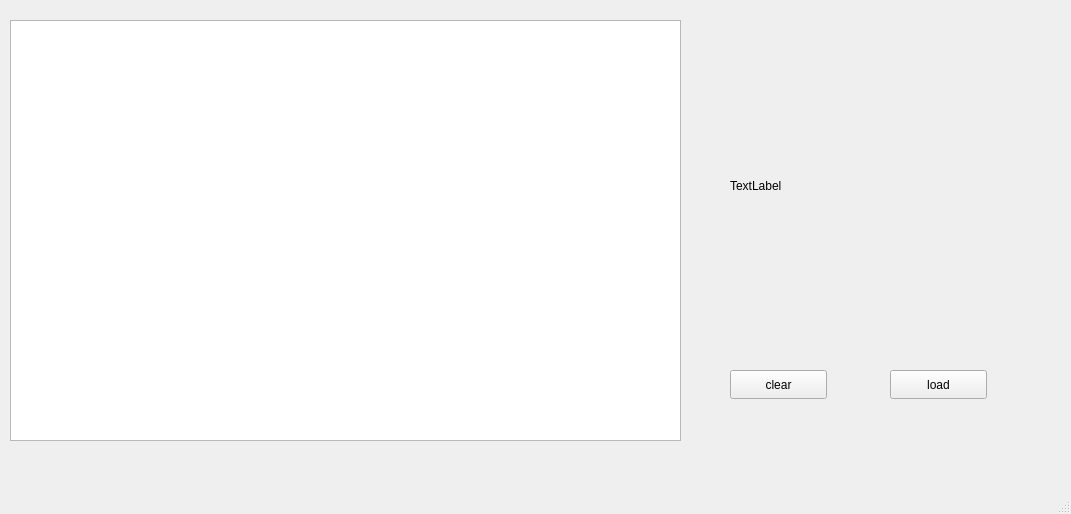
<?xml version="1.0" encoding="UTF-8"?>
<ui version="4.0">
 <class>MainWindow</class>
 <widget class="QMainWindow" name="MainWindow">
  <property name="geometry">
   <rect>
    <x>0</x>
    <y>0</y>
    <width>1071</width>
    <height>514</height>
   </rect>
  </property>
  <property name="windowTitle">
   <string>MainWindow</string>
  </property>
  <widget class="QWidget" name="centralwidget">
   <widget class="QTableWidget" name="table">
    <property name="geometry">
     <rect>
      <x>10</x>
      <y>20</y>
      <width>671</width>
      <height>421</height>
     </rect>
    </property>
   </widget>
   <widget class="QPushButton" name="clear_button">
    <property name="geometry">
     <rect>
      <x>730</x>
      <y>370</y>
      <width>97</width>
      <height>29</height>
     </rect>
    </property>
    <property name="text">
     <string>clear</string>
    </property>
   </widget>
   <widget class="QPushButton" name="load_button">
    <property name="geometry">
     <rect>
      <x>890</x>
      <y>370</y>
      <width>97</width>
      <height>29</height>
     </rect>
    </property>
    <property name="text">
     <string>load</string>
    </property>
   </widget>
   <widget class="QLabel" name="label">
    <property name="geometry">
     <rect>
      <x>730</x>
      <y>70</y>
      <width>281</width>
      <height>231</height>
     </rect>
    </property>
    <property name="text">
     <string>TextLabel</string>
    </property>
   </widget>
  </widget>
  <widget class="QMenuBar" name="menubar">
   <property name="geometry">
    <rect>
     <x>0</x>
     <y>0</y>
     <width>1071</width>
     <height>27</height>
    </rect>
   </property>
  </widget>
  <widget class="QStatusBar" name="statusbar"/>
 </widget>
 <resources/>
 <connections/>
</ui>
